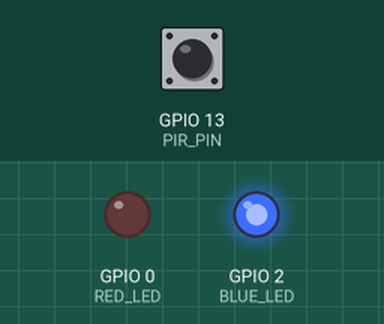
Simulated run of this program. Board: ESP8266 (NodeMCU). On the bench: output pins drawn as LEDs (lit = HIGH). The inputs (shaded band) are chosen by the test bench; at power-on: GPIO 13 (PIR_PIN) HIGH. WiFi joins after 1.5 s; servers stay silent unless stated.

Above: at 2.7 s.
2.8 s: GPIO 13 (PIR_PIN) pulsed LOW 2 times (0.12 s each, 0.3 s apart)
At 4.1 s:
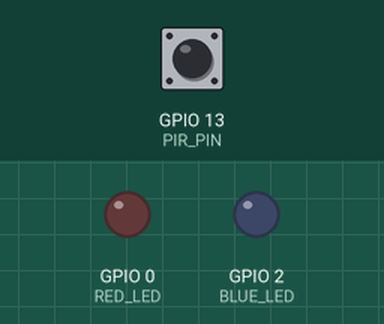
4.9 s: GPIO 13 (PIR_PIN) driven LOW
At 5.9 s:
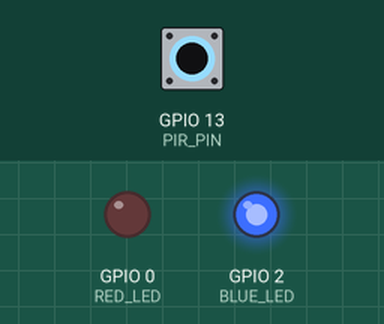
6.4 s: GPIO 13 (PIR_PIN) driven HIGH
At 7.0 s:
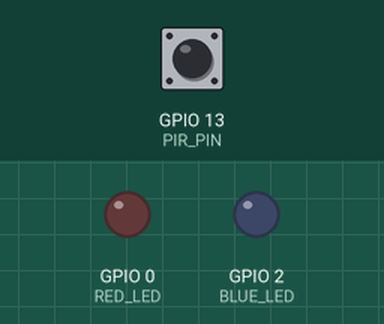
Timing chart, 0 to 9.4 s (numbered marks = the images above; inputs shaded):
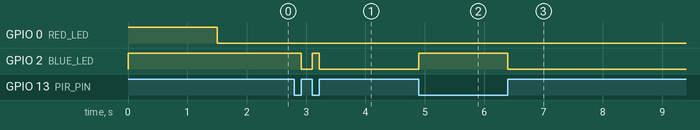

The program:

main.cpp
```cpp
#include <Arduino.h>
#include <ESP8266WiFi.h>
#include <DNSServer.h>
#include <ESP8266WebServer.h>
#include <WiFiManager.h>
#include <WebSocketsServer.h>
#include <Hash.h>

#define PIR_PIN 13
#define BLUE_LED 2
#define RED_LED 0

WiFiManager wifiManager;
WebSocketsServer webSocket = WebSocketsServer(80);
volatile bool pirChanged = false;
byte pirState;
const uint8_t ping[] = "Ping";
const uint8_t reset[] = "Reset";

/**
 * Interrupt handler for PIR events
 */
void motionEvent () {
        // the main work is done in the loop to keep the ISR short.
        pirChanged = true;
}

/**
 * Listen for "Ping"" from the client, and reply with "Pong".  If the device is
 * reset the list of connected clients is lost.  Clients can periodically attempt
 * to "Ping", and attempt to reconnect if "Pong" is not received.
 *
 * Also listen for "Reset", which will clear the SSID and pwd and run the
 * WiFiManager on reboot.
 */
void webSocketEvent(uint8_t num, WStype_t type, uint8_t * payload, size_t length) {
        switch(type) {
        case WStype_TEXT:
                if (memcmp(payload, ping, length) == 0) {
                        webSocket.sendTXT(num, "Pong");
                } else if (memcmp(payload, reset, length) == 0) {
                        digitalWrite(RED_LED, HIGH);
                        wifiManager.resetSettings();
                        ESP.reset();
                }
                break;
        default:
                break;
        }
}

void setup() {
        // LEDs
        pinMode(BLUE_LED, OUTPUT);
        pinMode(RED_LED, OUTPUT);
        digitalWrite(RED_LED, HIGH);
        digitalWrite(BLUE_LED, HIGH);
        // PIR
        pinMode(PIR_PIN, INPUT_PULLUP);
        attachInterrupt(digitalPinToInterrupt(PIR_PIN), motionEvent, CHANGE);
        // WiFi
        Serial.begin(9600);
        wifiManager.setDebugOutput(true);
        wifiManager.autoConnect("MotionSensor");  // blocks until configured
        digitalWrite(RED_LED, LOW); // wifi configured, turn on
        // Websockets
        webSocket.begin();
        webSocket.onEvent(webSocketEvent);
}

void loop() {
        webSocket.loop();
        if (pirChanged) {
                pirChanged = false;
                pirState = digitalRead(PIR_PIN); // active high
                digitalWrite(BLUE_LED, pirState ? LOW : HIGH); // active low
                if (pirState) webSocket.broadcastTXT("pirMotion");
        }
}
```

Measured:
- after the input at 2.8 s, GPIO 2 (BLUE_LED): HIGH → LOW after 0.12 s, → HIGH 0.18 s later, → LOW 0.12 s later
- after the input at 4.9 s, GPIO 2 (BLUE_LED): LOW → HIGH at once
- after the input at 6.4 s, GPIO 2 (BLUE_LED): HIGH → LOW at once
